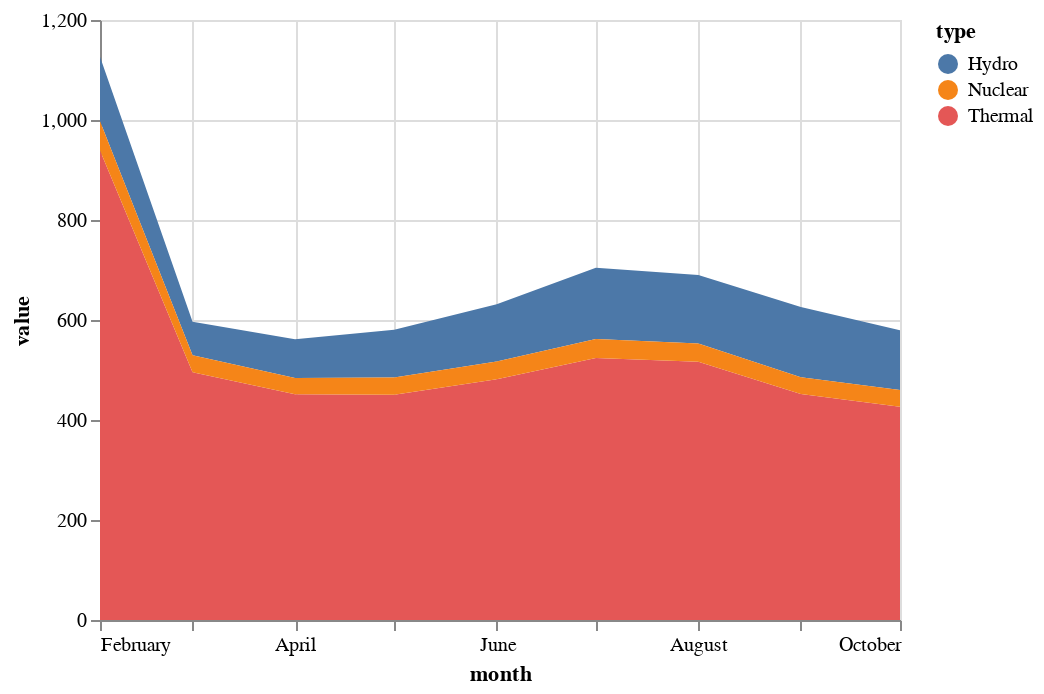

Notebook cell for this chart:
### Markdown cell above
### Chart: Electricity Generation by Source (2021)

### Code cell
alt.Chart(df_1_type).mark_area().encode(x="month:T", y=alt.Y("value:Q"), color="type:N")

### Figure 1 — Vega-Lite specification as saved in the notebook (floating-point values rounded to 4 significant figures)
{"config": {"view": {"continuousWidth": 400, "continuousHeight": 300}}, "data": {"name": "data-790f941284d8d68fadf560231d7d0fce"}, "mark": "area", "encoding": {"color": {"type": "nominal", "field": "type"}, "x": {"type": "temporal", "field": "month"}, "y": {"type": "quantitative", "field": "value"}}, "$schema": "https://vega.github.io/schema/vega-lite/v4.8.1.json", "datasets": {"data-790f941284d8d68fadf560231d7d0fce": [{"month": "1900-02-01T00:00:00", "type": "Hydro", "value": 129.2}, {"month": "1900-02-01T00:00:00", "type": "Thermal", "value": 939.0}, {"month": "1900-02-01T00:00:00", "type": "Nuclear", "value": 58.4}, {"month": "1900-03-01T00:00:00", "type": "Hydro", "value": 67.0}, {"month": "1900-03-01T00:00:00", "type": "Thermal", "value": 495.3}, {"month": "1900-03-01T00:00:00", "type": "Nuclear", "value": 34.2}, {"month": "1900-04-01T00:00:00", "type": "Hydro", "value": 77.6}, {"month": "1900-04-01T00:00:00", "type": "Thermal", "value": 451.7}, {"month": "1900-04-01T00:00:00", "type": "Nuclear", "value": 32.4}, {"month": "1900-05-01T00:00:00", "type": "Hydro", "value": 95.6}, {"month": "1900-05-01T00:00:00", "type": "Thermal", "value": 450.7}, {"month": "1900-05-01T00:00:00", "type": "Nuclear", "value": 34.3}, {"month": "1900-06-01T00:00:00", "type": "Hydro", "value": 114.2}, {"month": "1900-06-01T00:00:00", "type": "Thermal", "value": 481.3}, {"month": "1900-06-01T00:00:00", "type": "Nuclear", "value": 35.9}, {"month": "1900-07-01T00:00:00", "type": "Hydro", "value": 142.2}, {"month": "1900-07-01T00:00:00", "type": "Thermal", "value": 524.0}, {"month": "1900-07-01T00:00:00", "type": "Nuclear", "value": 38.2}, {"month": "1900-08-01T00:00:00", "type": "Hydro", "value": 137.0}, {"month": "1900-08-01T00:00:00", "type": "Thermal", "value": 516.7}, {"month": "1900-08-01T00:00:00", "type": "Nuclear", "value": 36.5}, {"month": "1900-09-01T00:00:00", "type": "Hydro", "value": 140.9}, {"month": "1900-09-01T00:00:00", "type": "Thermal", "value": 452.1}, {"month": "1900-09-01T00:00:00", "type": "Nuclear", "value": 33.2}, {"month": "1900-10-01T00:00:00", "type": "Hydro", "value": 119.4}, {"month": "1900-10-01T00:00:00", "type": "Thermal", "value": 426.4}, {"month": "1900-10-01T00:00:00", "type": "Nuclear", "value": 33.5}]}}
